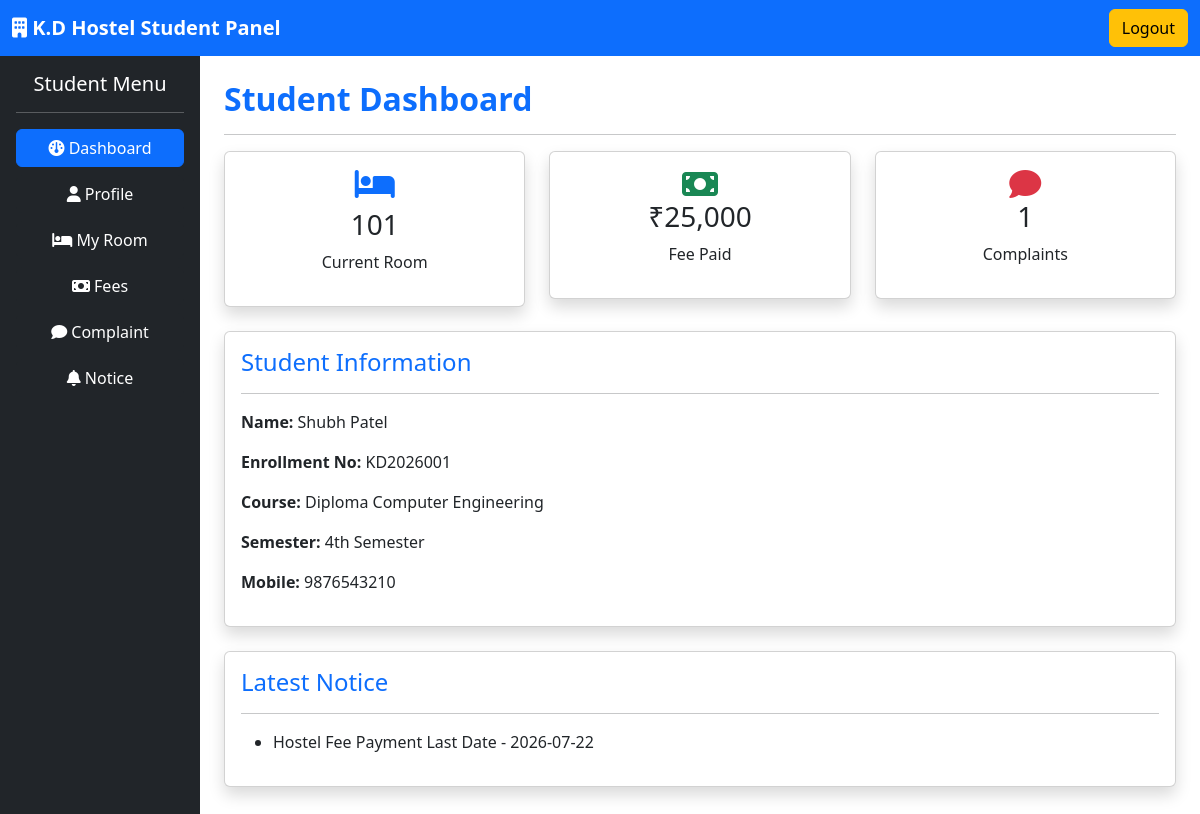
The page /student/dashboard.php (signed in) on the database its author committed.
### tables this page shows
CREATE TABLE students (

    id INT AUTO_INCREMENT PRIMARY KEY,

    name VARCHAR(100),

    enrollment_no VARCHAR(50),

    course VARCHAR(100),

    semester VARCHAR(20),

    mobile VARCHAR(15),

    email VARCHAR(100),

    password VARCHAR(100),

    room_no VARCHAR(20)

);

CREATE TABLE fees (

    id INT AUTO_INCREMENT PRIMARY KEY,

    student_id INT,

    total_fee INT,

    paid_amount INT,

    pending_amount INT,

    payment_status VARCHAR(20),

    payment_date DATE

);

CREATE TABLE notices (

    id INT AUTO_INCREMENT PRIMARY KEY,

    title VARCHAR(100),

    category VARCHAR(50),

    description TEXT,

    publish_date DATE

);

### student/dashboard.php (the view, shortened to what this page needs)
<?php
require_once '../config/database.php';
$student_id = $_SESSION['student_id'];
$student_info = mysqli_fetch_assoc(mysqli_query($conn, "SELECT * FROM students WHERE id = $student_id"));
$fee_info = mysqli_fetch_assoc(mysqli_query($conn, "SELECT * FROM fees WHERE student_id = $student_id"));
$complaints_count = mysqli_fetch_assoc(mysqli_query($conn, "SELECT COUNT(*) as count FROM complaints WHERE student_id = $student_id"))['count'];
$notices = mysqli_query($conn, "SELECT * FROM notices ORDER BY publish_date DESC LIMIT 5");
?>
<!DOCTYPE html>
<html lang="en">
<head>
<link href="https://cdn.jsdelivr.net/npm/bootstrap@5.3.7/dist/css/bootstrap.min.css" rel="stylesheet">
<link rel="stylesheet"
href="https://cdnjs.cloudflare.com/ajax/libs/font-awesome/6.7.2/css/all.min.css">
</head>
<body>
<nav class="navbar navbar-dark bg-primary">
<div class="container-fluid">
<a class="navbar-brand fw-bold">
<i class="fa-solid fa-building"></i>
K.D Hostel Student Panel
</a>
<a href="../logout.php" class="btn btn-warning">
Logout
</a>
</div>
</nav>
<div class="container-fluid">
<div class="row">
<div class="col-md-3 col-lg-2 bg-dark min-vh-100 p-3">
<h5 class="text-white text-center">
Student Menu
</h5>
<hr class="text-white">
<a href="dashboard.php" class="btn btn-primary w-100 mb-2">
<i class="fa fa-dashboard"></i>
Dashboard
</a>
<a href="profile.php" class="btn btn-dark text-white w-100 mb-2">
<i class="fa fa-user"></i>
Profile
</a>
<a href="room.php" class="btn btn-dark text-white w-100 mb-2">
<i class="fa fa-bed"></i>
My Room
</a>
<a href="fees.php" class="btn btn-dark text-white w-100 mb-2">
<i class="fa fa-money-bill"></i>
Fees
</a>
<a href="complaint.php" class="btn btn-dark text-white w-100 mb-2">
<i class="fa fa-comment"></i>
Complaint
</a>
<a href="notice.php" class="btn btn-dark text-white w-100 mb-2">
<i class="fa fa-bell"></i>
Notice
</a>
</div>
<div class="col-md-9 col-lg-10 p-4">
<h2 class="text-primary fw-bold">
Student Dashboard
</h2>
<hr>
<div class="row">
<div class="col-md-4">
<div class="card shadow text-center p-3">
<i class="fa fa-bed fa-2x text-primary"></i>
<h3 class="mt-2">
<?php echo $student_info['room_no']; ?>
</h3>
<p>
Current Room
</p>
</div>
</div>
<div class="col-md-4">
<div class="card shadow text-center p-3">
<i class="fa fa-money-bill fa-2x text-success"></i>
<h3>
₹<?php echo number_format($fee_info['paid_amount']); ?>
</h3>
<p>
Fee Paid
</p>
</div>
</div>
<div class="col-md-4">
<div class="card shadow text-center p-3">
<i class="fa fa-comment fa-2x text-danger"></i>
<h3>
<?php echo $complaints_count; ?>
</h3>
<p>
Complaints
</p>
</div>
</div>
</div>
<div class="card shadow mt-4">
<div class="card-body">
<h4 class="text-primary">
Student Information
</h4>
<hr>
<p>
<strong>Name:</strong> <?php echo $student_info['name']; ?>
</p>
<p>
<strong>Enrollment No:</strong> <?php echo $student_info['enrollment_no']; ?>
</p>
<p>
<strong>Course:</strong> <?php echo $student_info['course']; ?>
</p>
<p>
<strong>Semester:</strong> <?php echo $student_info['semester']; ?>
</p>
<p>
<strong>Mobile:</strong> <?php echo $student_info['mobile']; ?>
</p>
</div>
</div>
<div class="card shadow mt-4">
<div class="card-body">
<h4 class="text-primary">
Latest Notice
</h4>
<hr>
<ul>
<?php while($notice = mysqli_fetch_assoc($notices)): ?>
<li>
<?php echo $notice['title']; ?> - <?php echo $notice['publish_date']; ?>
</li>
<?php endwhile; ?>
</ul>
</div>
</div>
</div>
</div>
</div>
</body>
</html>

### rows shown on the page
students: room_no "101", name "Shubh Patel", enrollment_no "KD2026001", course "Diploma Computer Engineering", semester "4th Semester", mobile "9876543210"
fees: paid_amount "25,000"
notices: title "Hostel Fee Payment Last Date", publish_date "2026-07-22"

### other values the page prints
$complaints_count "1"
